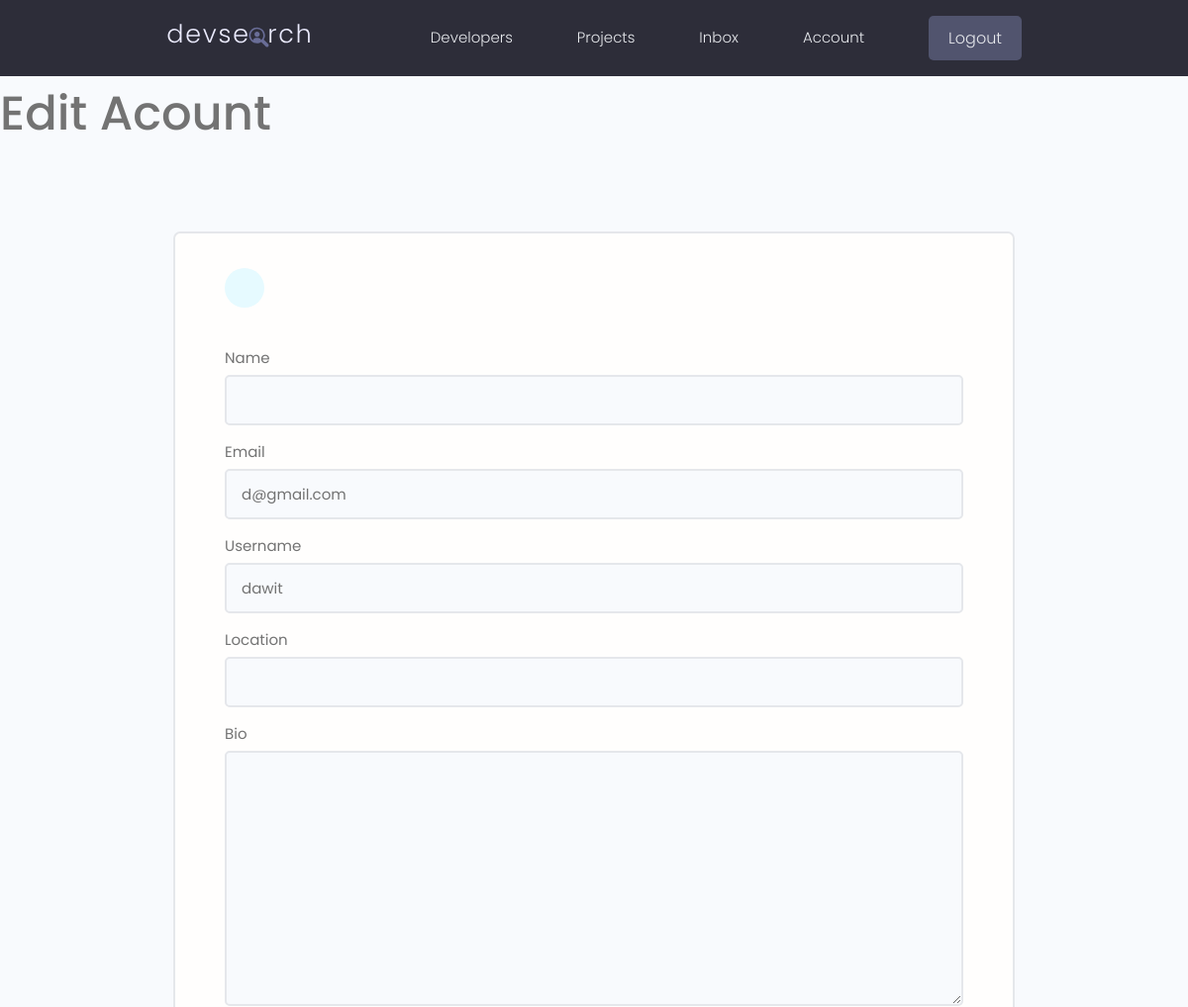
The page /edit-account/ (signed in, upper part) on the database as committed earlier.
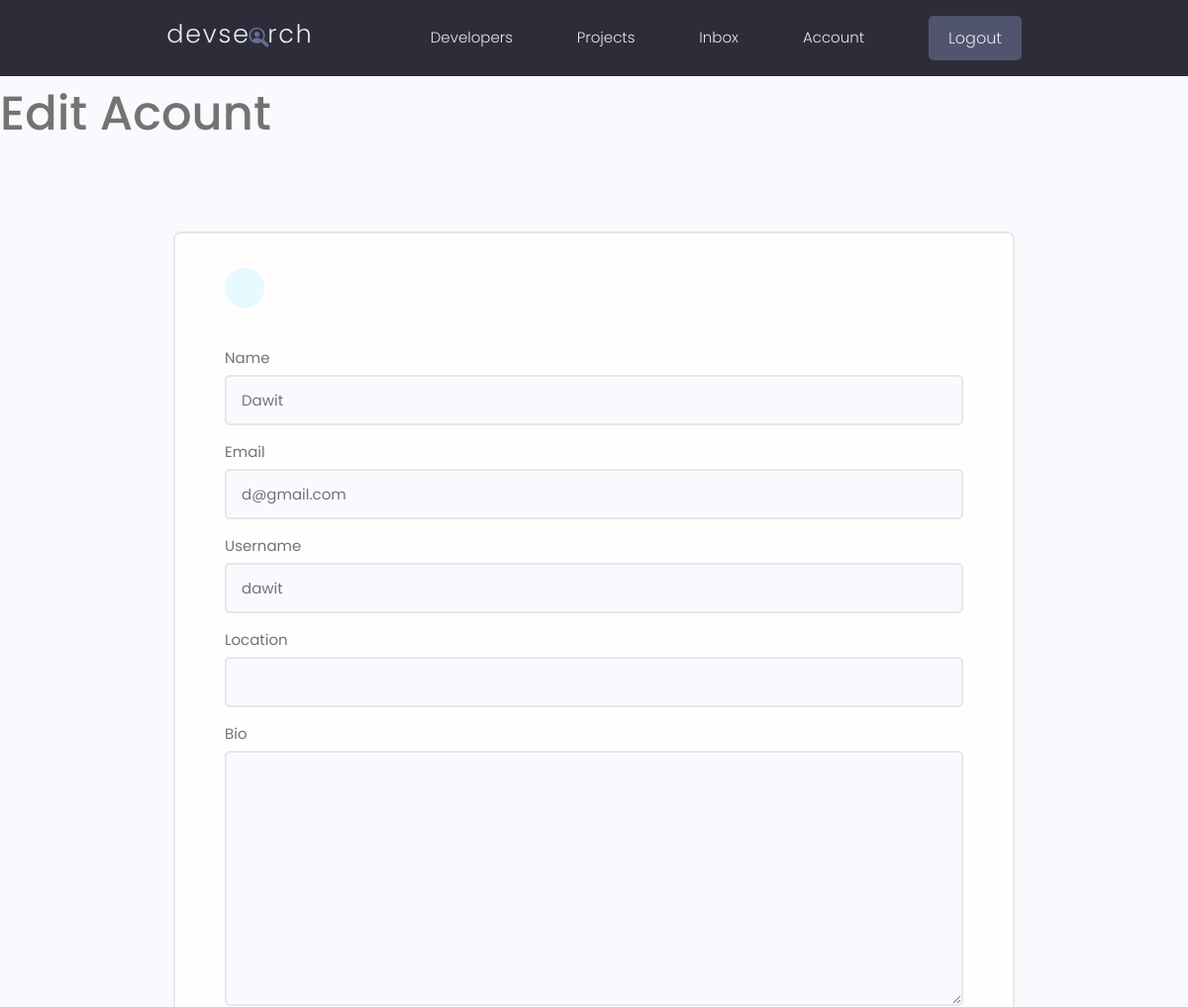
The same page on the database as committed later.
### users/models.py (models this page shows, shortened)
class Profile(models.Model):
    user = models.OneToOneField(User, on_delete=models.CASCADE, null=True, blank=True)
    name = models.CharField(max_length=200, blank=True, null=True)
    email = models.EmailField(max_length=500, blank=True, null=True)
    username = models.CharField(max_length=200, blank=True, null=True)
    location = models.CharField(max_length=200, blank=True, null=True)
    short_intro = models.CharField(max_length=200, blank=True, null=True)
    bio = models.TextField(blank=True, null=True)
    profile_image = models.ImageField(null=True, blank=True, upload_to='profiles/', default="profiles/user-default.png")
    social_github = models.CharField(max_length=200, blank=True, null=True)
    social_twitter = models.CharField(max_length=200, blank=True, null=True)
    social_linkedin = models.CharField(max_length=200, blank=True, null=True)
    social_youtube = models.CharField(max_length=200, blank=True, null=True)
    social_website = models.CharField(max_length=200, blank=True, null=True)
    created = models.DateTimeField(auto_now_add=True)
    id = models.UUIDField(default=uuid.uuid4, unique=True,
                          primary_key=True, editable=False)

### users/views.py (the view)
# urls.py: path('edit-account/', views.editAccount, name="edit-account"),
@login_required(login_url='login')
def editAccount(request):
    profile = request.user.profile
    form = ProfileForm(instance=profile)
    if request.method == 'POST':
        form = ProfileForm(request.POST, request.FILES, instance=profile)
        if form.is_valid():
            form.save()
            return redirect('account')
    context = {'form':form}
    return render(request, 'users/profile_form.html', context)

### users/forms.py
class ProfileForm(ModelForm):
    class Meta:
        model = Profile
        fields = ['name', 'email', 'username', 'location', 'bio', 'short_intro', 'profile_image',
                  'social_github', 'social_linkedin', 'social_twitter', 'social_youtube', 'social_website']
    def __init__(self, *args, **kwargs):
        super(ProfileForm, self).__init__(*args, **kwargs)
        for name, field in self.fields.items():
            field.widget.attrs.update({'class':'input'})

### users/templates/users/profile_form.html (shortened to what this page needs)
{% extends 'main.html' %}
{% block content %}
<h1>Edit Acount</h1>
<main class="formPage my-xl">
    <div class="content-box">
        <div class="formWrapper">
            <a class="backButton" href="{% url 'account' %}"></a>
            <br>
            <form method="POST" action="{% url 'edit-account' %}" enctype="multipart/form-data" class="form">
                {% for field in form %}
                <div class="form__field">
                    <label for="formInput#text">{{field.label}}</label>
                    {{field}}
                </div>
                {% endfor %}
            </form>
        </div>
    </div>
</main>
{% endblock content %}

Rows that differ between the two databases and show on the page:
changed Profile "d@gmail.com": name (not shown) → "Dawit"
